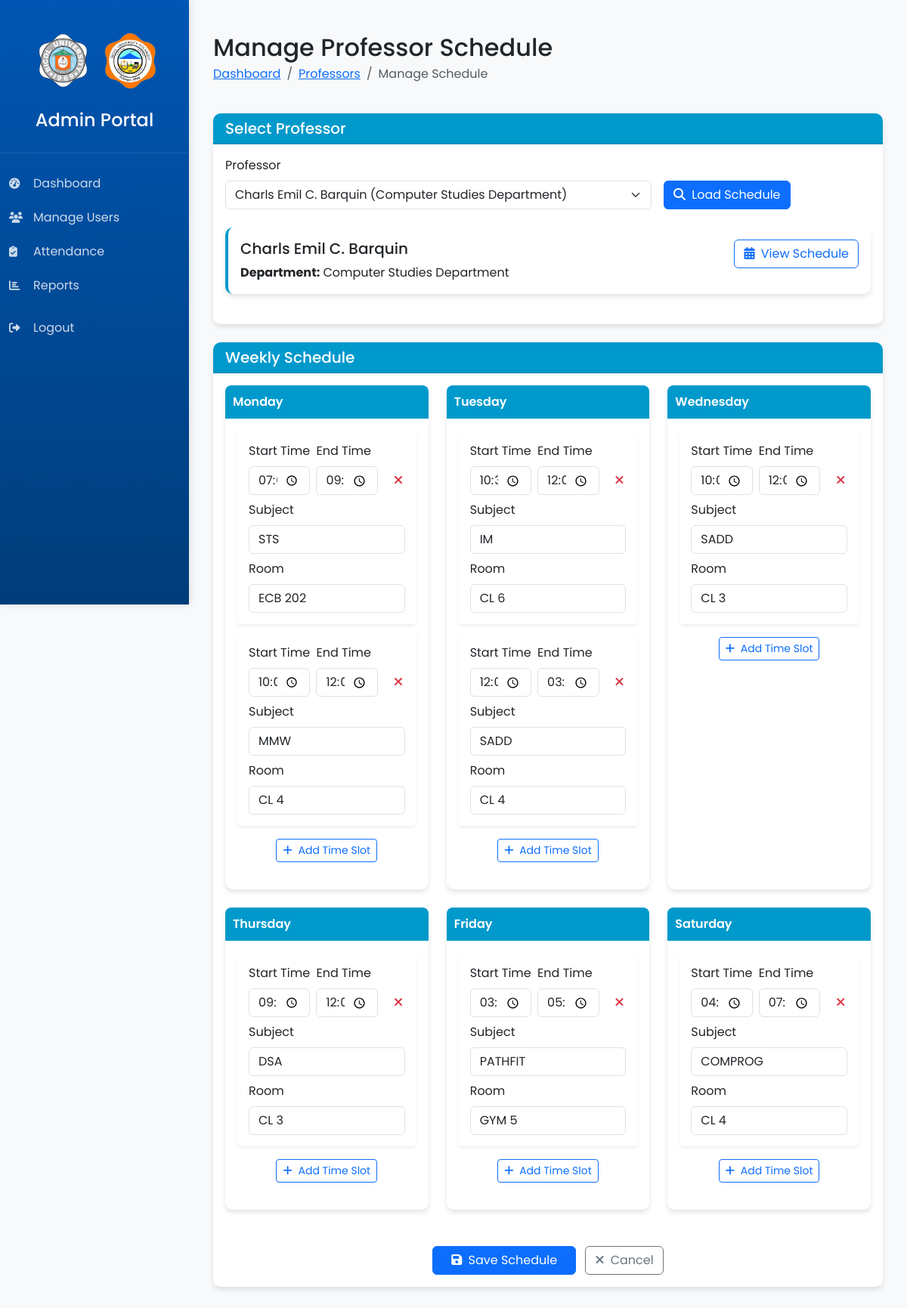
/admin/add-schedule.php?professor_id=60 (signed in), run on the app's committed database.
### tables this page shows
CREATE TABLE `professors` (
  `id` int(11) NOT NULL,
  `name` varchar(100) NOT NULL,
  `email` varchar(100) NOT NULL,
  `designation` varchar(50) DEFAULT NULL,
  `profile_image` varchar(255) DEFAULT NULL,
  `created_at` timestamp NOT NULL DEFAULT current_timestamp(),
  `status` enum('active','pending') DEFAULT 'active',
  `approved_at` datetime DEFAULT NULL,
  `approved_by` int(11) DEFAULT NULL,
  `department` varchar(100) NOT NULL DEFAULT 'Computer Studies Department',
  `phone` varchar(20) NOT NULL,
  `username` varchar(50) DEFAULT NULL,
  `password` varchar(255) DEFAULT NULL,
  `login_attempts` int(11) DEFAULT 0,
  `last_attempt` datetime DEFAULT NULL,
  `account_locked` tinyint(1) DEFAULT 0,
  `lock_until` datetime DEFAULT NULL,
  `last_failed_attempt_ip` varchar(45) DEFAULT NULL
);

CREATE TABLE `schedule_days` (
  `id` int(11) NOT NULL,
  `day_name` varchar(10) NOT NULL
);

CREATE TABLE `professor_schedules` (
  `id` int(11) NOT NULL,
  `professor_id` int(11) NOT NULL,
  `day_id` int(11) NOT NULL,
  `start_time` time NOT NULL,
  `end_time` time NOT NULL,
  `subject` varchar(100) DEFAULT NULL,
  `room` varchar(50) DEFAULT NULL,
  `created_at` timestamp NOT NULL DEFAULT current_timestamp(),
  `updated_at` timestamp NOT NULL DEFAULT current_timestamp() ON UPDATE current_timestamp()
);

### admin/add-schedule.php (the view, shortened to what this page needs)
<?php
require_once '../config/database.php';
$professors = [];
$days = [];
$professor_query = $conn->query("SELECT id, name, department FROM professors ORDER BY name");
if ($professor_query) {
    $professors = $professor_query->fetch_all(MYSQLI_ASSOC);
}
$days_query = $conn->query("SELECT * FROM schedule_days ORDER BY id");
if ($days_query) {
    $days = $days_query->fetch_all(MYSQLI_ASSOC);
}
$current_schedule = [];
$current_professor = null;
if (isset($_GET['professor_id'])) {
    $professor_id = (int)$_GET['professor_id'];
    $prof_stmt = $conn->prepare("SELECT id, name, department FROM professors WHERE id = ?");
    $prof_stmt->bind_param("i", $professor_id);
    $prof_stmt->execute();
    $current_professor = $prof_stmt->get_result()->fetch_assoc();
    $schedule_query = $conn->query("SELECT * FROM professor_schedules WHERE professor_id = $professor_id ORDER BY day_id, start_time");
    if ($schedule_query) {
        while ($row = $schedule_query->fetch_assoc()) {
            $current_schedule[$row['day_id']][] = $row;
        }
    }
}
?>
<!DOCTYPE html>
<html lang="en">
<head>
    <link href="https://cdn.jsdelivr.net/npm/bootstrap@5.3.0/dist/css/bootstrap.min.css" rel="stylesheet">
    <link rel="stylesheet" href="https://cdnjs.cloudflare.com/ajax/libs/font-awesome/6.4.0/css/all.min.css">
    <link rel="stylesheet" href="css/dashboard.css">
</head>
<body>
    <?php include 'partials/sidebar.php'; ?>
    <main class="main-content">
        <div class="container-fluid py-4">
            <div class="d-flex justify-content-between align-items-center mb-4">
                <div>
                    <h2 class="mb-1">Manage Professor Schedule</h2>
                    <nav aria-label="breadcrumb">
                        <ol class="breadcrumb">
                            <li class="breadcrumb-item"><a href="dashboard.php">Dashboard</a></li>
                            <li class="breadcrumb-item"><a href="manage-users.php">Professors</a></li>
                            <li class="breadcrumb-item active" aria-current="page">Manage Schedule</li>
                        </ol>
                    </nav>
                </div>
            </div>
            <div class="row">
                <div class="col-lg-12">
                    <div class="card mb-4">
                        <div class="card-header">
                            <h5 class="mb-0">Select Professor</h5>
                        </div>
                        <div class="card-body">
                            <form method="GET" class="mb-4">
                                <div class="row g-3 align-items-end">
                                    <div class="col-md-8">
                                        <label for="professor_id" class="form-label">Professor</label>
                                        <select class="form-select" id="professor_id" name="professor_id" required>
                                            <?php foreach ($professors as $professor): ?>
                                                <option value="<?= $professor['id'] ?>"
                                                    <?= isset($_GET['professor_id']) && $_GET['professor_id'] == $professor['id'] ? 'selected' : '' ?>>
                                                    <?= htmlspecialchars($professor['name']) ?> (<?= htmlspecialchars($professor['department']) ?>)
                                                </option>
                                            <?php endforeach; ?>
                                        </select>
                                    </div>
                                    <div class="col-md-4">
                                        <button type="submit" class="btn btn-primary">
                                            <i class="fas fa-search me-1"></i> Load Schedule
                                        </button>
                                    </div>
                                </div>
                            </form>
                            <?php if ($current_professor): ?>
                                <div class="card professor-info-card mb-4">
                                    <div class="card-body">
                                        <div class="row">
                                            <div class="col-md-6">
                                                <h5 class="card-title"><?= htmlspecialchars($current_professor['name']) ?></h5>
                                                <p class="card-text">
                                                    <strong>Department:</strong> <?= htmlspecialchars($current_professor['department']) ?>
                                                </p>
                                            </div>
                                            <div class="col-md-6 text-md-end">
                                                <a href="professor-schedule.php?id=<?= $current_professor['id'] ?>" class="btn btn-outline-primary">
                                                    <i class="fas fa-calendar-alt me-1"></i> View Schedule
                                                </a>
                                            </div>
                                        </div>
                                    </div>
                                </div>
                            <?php endif; ?>
                        </div>
                    </div>
                    <?php if (isset($_GET['professor_id'])): ?>
                        <div class="card">
                            <div class="card-header">
                                <h5 class="mb-0">Weekly Schedule</h5>
                            </div>
                            <div class="card-body">
                                <form method="POST" id="scheduleForm">
                                    <div class="row">
                                        <?php foreach ($days as $day): ?>
                                            <div class="col-md-6 col-lg-4 mb-4">
                                                <div class="card h-100">
                                                    <div class="day-header">
                                                        <?= htmlspecialchars($day['day_name']) ?>
                                                    </div>
                                                    <div class="card-body">
                                                        <div id="schedules-<?= $day['id'] ?>">
                                                            <?php if (isset($current_schedule[$day['id']])): ?>
                                                                <?php foreach ($current_schedule[$day['id']] as $index => $item): ?>
                                                                    <div class="schedule-item">
                                                                        <div class="row g-2">
                                                                            <div class="col-md-5">
                                                                                <label class="form-label">Start Time</label>
                                                                                <input type="time" class="form-control time-input"
                                                                                    name="schedules[<?= $day['id'] ?>][<?= $index ?>][start_time]"
                                                                                    value="<?= htmlspecialchars($item['start_time']) ?>" required>
                                                                            </div>
                                                                            <div class="col-md-5">
                                                                                <label class="form-label">End Time</label>
                                                                                <input type="time" class="form-control time-input"
                                                                                    name="schedules[<?= $day['id'] ?>][<?= $index ?>][end_time]"
                                                                                    value="<?= htmlspecialchars($item['end_time']) ?>" required>
                                                                            </div>
                                                                            <div class="col-md-2 d-flex align-items-end">
                                                                                <button type="button" class="btn btn-link remove-schedule-btn"
                                                                                    onclick="removeSchedule(this, <?= $day['id'] ?>)">
                                                                                    <i class="fas fa-times"></i>
                                                                                </button>
                                                                            </div>
                                                                            <div class="col-12">
                                                                                <label class="form-label">Subject</label>
                                                                                <input type="text" class="form-control"
                                                                                    name="schedules[<?= $day['id'] ?>][<?= $index ?>][subject]"
                                                                                    value="<?= htmlspecialchars($item['subject']) ?>" required>
                                                                            </div>
                                                                            <div class="col-12">
                                                                                <label class="form-label">Room</label>
                                                                                <input type="text" class="form-control"
                                                                                    name="schedules[<?= $day['id'] ?>][<?= $index ?>][room]"
                                                                                    value="<?= htmlspecialchars($item['room']) ?>" required>
                                                                            </div>
                                                                        </div>
                                                                    </div>
                                                                <?php endforeach; ?>
                                                            <?php endif; ?>
                                                        </div>
                                                        <div class="text-center mt-3">
                                                            <button type="button" class="btn btn-sm btn-outline-primary"
                                                                onclick="addSchedule(<?= $day['id'] ?>)">
                                                                <i class="fas fa-plus me-1"></i> Add Time Slot
                                                            </button>
                                                        </div>
                                                    </div>
                                                </div>
                                            </div>
                                        <?php endforeach; ?>
                                    </div>
                                    <div class="text-center mt-4">
                                        <button type="submit" class="btn btn-primary px-4">
                                            <i class="fas fa-save me-1"></i> Save Schedule
                                        </button>
                                        <a href="professor-schedule.php?id=<?= $_GET['professor_id'] ?>" class="btn btn-outline-secondary ms-2">
                                            <i class="fas fa-times me-1"></i> Cancel
                                        </a>
                                    </div>
                                </form>
                            </div>
                        </div>
                    <?php endif; ?>
                </div>
            </div>
        </div>
    </main>
</body>
</html>

### admin/css/dashboard.css (style rules this page uses)
:root { --primary-color: #0056b3; --secondary-color: #003d7a; --accent-color: #0099cc; --error-color: #dc3545; --success-color: #28a745; --sidebar-width: 250px; }
body { font-family: "Poppins", sans-serif; background-color: #f8f9fa; }
.main-content { margin-left: var(--sidebar-width); padding: 20px; min-height: 100vh; }
.card { border: none; border-radius: 10px; box-shadow: 0 4px 20px rgba(0, 0, 0, 0.05); margin-bottom: 20px; transition: all 0.3s ease; }

### admin/add-schedule.php (style rules this page uses)
body { font-family: 'Poppins', sans-serif; background-color: #f8f9fa; }
.main-content { margin-left: 250px; padding: 20px; }
.card { border-radius: 10px; box-shadow: 0 4px 6px rgba(0, 0, 0, 0.1); border: none; }
.card-header { background-color: #0099CC; color: white; font-weight: 600; border-radius: 10px 10px 0 0 !important; }
.day-header { background-color: #0099CC; color: white; padding: 10px; font-weight: 600; border-radius: 8px 8px 0 0; }
.schedule-item { padding: 15px; border-bottom: 1px solid #eee; background-color: white; margin-bottom: 10px; border-radius: 5px; box-shadow: 0 2px 4px rgba(0,0,0,0.05); }
.time-input { max-width: 120px; }
.remove-schedule-btn { color: #dc3545; cursor: pointer; transition: color 0.2s; }
.professor-info-card { border-left: 4px solid #0099CC; }

### data on the page
professors: name "Charls Emil C. Barquin", department "Computer Studies Department"
schedule_days: day_name "Monday"
professor_schedules: start_time "07:00:00", end_time "09:00:00", subject "STS", room "ECB 202"
professor_schedules: start_time "10:00:00", end_time "12:00:00", subject "MMW", room "CL 4"
schedule_days: day_name "Tuesday"
professor_schedules: start_time "10:30:00", end_time "12:00:00", subject "IM", room "CL 6"
professor_schedules: start_time "12:00:00", end_time "15:00:00", subject "SADD", room "CL 4"
schedule_days: day_name "Wednesday"
professor_schedules: start_time "10:00:00", end_time "12:00:00", subject "SADD", room "CL 3"
schedule_days: day_name "Thursday"
professor_schedules: start_time "09:00:00", end_time "12:00:00", subject "DSA", room "CL 3"
schedule_days: day_name "Friday"
professor_schedules: start_time "15:00:00", end_time "17:30:00", subject "PATHFIT", room "GYM 5"
schedule_days: day_name "Saturday"
professor_schedules: start_time "16:00:00", end_time "19:00:00", subject "COMPROG", room "CL 4"

### other printed values
form field professor_id "Charls Emil C. Barquin (Computer Studies Department)"
